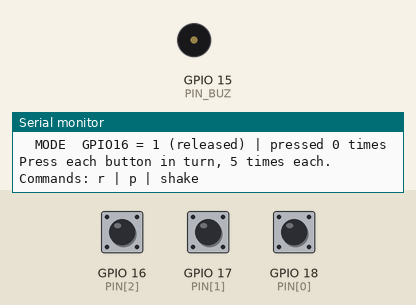
This sketch was run on a simulated ESP32-S3. On the bench: buzzer (waves = sounding, pin HIGH), the last lines printed to the serial monitor. The inputs (shaded band) are chosen by the test bench; at power-on: GPIO 16 (PIN[2]) HIGH, GPIO 17 (PIN[1]) HIGH, GPIO 18 (PIN[0]) HIGH.

Above: at 2.7 s.
2.8 s: GPIO 16 (PIN[2]) pulled LOW for 0.15 s
At 3.6 s:
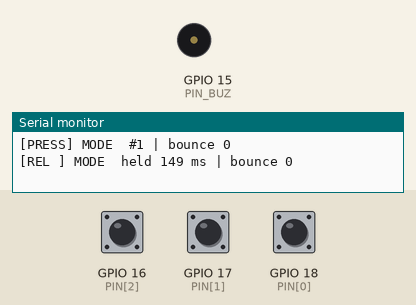
4.4 s: GPIO 17 (PIN[1]) pulled LOW for 0.15 s
At 4.8 s:
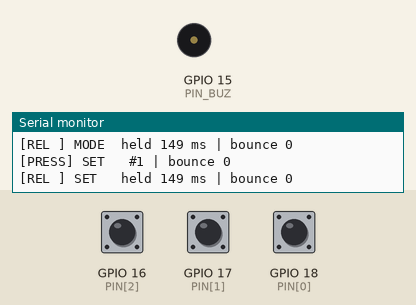
6.0 s: GPIO 18 (PIN[0]) pulled LOW for 0.15 s
At 7.2 s:
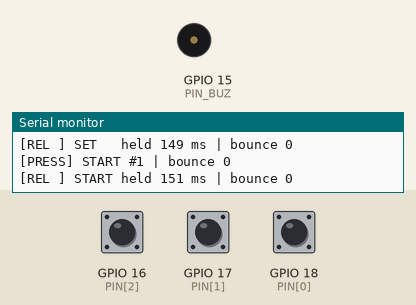
Timing chart, 0 to 9.0 s (numbered marks = the images above; inputs shaded):
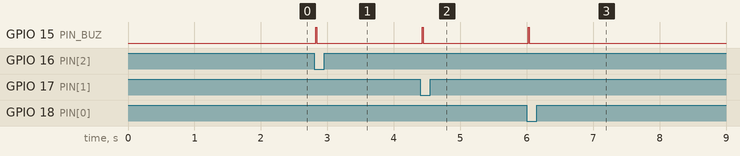

Measured:
- after the input at 2.8 s, GPIO 15 (PIN_BUZ): LOW → HIGH at once, → LOW 0.02 s later
- after the input at 4.4 s, GPIO 15 (PIN_BUZ): LOW → HIGH at once, → LOW 0.02 s later
- after the input at 6.0 s, GPIO 15 (PIN_BUZ): LOW → HIGH at once, → LOW 0.02 s later

The sketch:

Test_Buttons.ino
```cpp
/*
  BUTTON TEST - Line Robot (ESP32-S3)  - tests the 3 buttons only, no motor/I2C needed
  -----------------------------------------------------------------------
  Wiring: one button pin -> GPIO, the other pin (OPPOSITE side / diagonal) -> GND.
       DO NOT connect a button to the V (5V) pin in the middle of the shield's G-V-S header.
  Serial Monitor 115200.

  Every press / release prints:  button name, press count, hold time, bounce count.
  The buzzer beeps once per press (if a buzzer is on pin 15).
  Verdict:
    - One press with "bounce" > 5, or one press giving 2-3 presses -> poor contact / bad solder joint
    - Pressing prints nothing -> broken wire, wrong pin, or the button tied to 5V instead of GND
    - Startup reports "= 0 when not pressed" -> shorted to GND or a solder bridge keeps the button closed
  Serial commands:  r = reset counters | p = print current state | shake = 10 s wire shake test
*/
#include <Arduino.h>

#define PIN_MAP 2   // 2 = new pins v5 | 1 = old pins (breadboard)
#if PIN_MAP == 2
const uint8_t PIN[3] = {18, 17, 16};   // START, SET, MODE
#define PIN_BUZ 15
#else
const uint8_t PIN[3] = {17, 18, 0};
#define PIN_BUZ 47
#endif
const char* NAME[3] = {"START", "SET  ", "MODE "};
const uint32_t DEBOUNCE_MS = 25;

bool stable[3], lastRaw[3];
uint32_t tChange[3], tPress[3];
uint32_t nPress[3], nBounce[3], bounceNow[3];

void printState() {
  for (int i = 0; i < 3; i++)
    Serial.printf("  %s GPIO%-2d = %d (%s) | pressed %lu times\n", NAME[i], PIN[i], digitalRead(PIN[i]),
                  digitalRead(PIN[i]) ? "released" : "PRESSED", (unsigned long)nPress[i]);
}

void beepShort() { digitalWrite(PIN_BUZ, HIGH); delay(15); digitalWrite(PIN_BUZ, LOW); }

// Wire shake: count every level change (unfiltered) for 10 s -> hold the button still, just shake/press the wires and solder joints lightly
void shakeTest() {
  Serial.println("\n== 10 s WIRE SHAKE TEST: DO NOT press buttons, just shake the wires / press on the solder joints ==");
  uint32_t cnt[3] = {0, 0, 0}; bool prev[3];
  for (int i = 0; i < 3; i++) prev[i] = digitalRead(PIN[i]);
  uint32_t t0 = millis();
  while (millis() - t0 < 10000) {
    for (int i = 0; i < 3; i++) { bool v = digitalRead(PIN[i]); if (v != prev[i]) { prev[i] = v; cnt[i]++; } }
  }
  for (int i = 0; i < 3; i++)
    Serial.printf("  %s: %lu level changes %s\n", NAME[i], (unsigned long)cnt[i], cnt[i] ? "<- BAD CONTACT when shaken: resolder this button's wire/joint" : "OK");
}

void setup() {
  Serial.begin(115200);
  pinMode(PIN_BUZ, OUTPUT); digitalWrite(PIN_BUZ, LOW);
  for (int i = 0; i < 3; i++) pinMode(PIN[i], INPUT_PULLUP);
  delay(1500);
  Serial.println("\n=== BUTTON TEST ===");
  for (int i = 0; i < 3; i++) {
    stable[i] = lastRaw[i] = digitalRead(PIN[i]);
    if (!stable[i]) Serial.printf("!! %s (GPIO%d) = 0 when NOT pressed -> shorted to GND / solder bridge, always closed\n", NAME[i], PIN[i]);
  }
  printState();
  Serial.println("Press each button in turn, 5 times each. Commands: r | p | shake");
}

void loop() {
  uint32_t now = millis();
  for (int i = 0; i < 3; i++) {
    bool raw = digitalRead(PIN[i]);
    if (raw != lastRaw[i]) { lastRaw[i] = raw; tChange[i] = now; bounceNow[i]++; }
    if (raw != stable[i] && now - tChange[i] >= DEBOUNCE_MS) {
      stable[i] = raw;
      uint32_t b = bounceNow[i] > 1 ? bounceNow[i] - 1 : 0;
      nBounce[i] += b; bounceNow[i] = 0;
      if (!raw) {
        nPress[i]++; tPress[i] = now; beepShort();
        Serial.printf("[PRESS] %s #%lu | bounce %lu%s\n", NAME[i], (unsigned long)nPress[i], (unsigned long)b,
                      b > 5 ? "  <- heavy bounce: poor contact" : "");
      } else {
        uint32_t held = now - tPress[i];
        Serial.printf("[REL ] %s held %lu ms | bounce %lu%s\n", NAME[i], (unsigned long)held, (unsigned long)b,
                      held < 40 ? "  <- too short: may be noise/bad contact, not a real press" : "");
      }
    }
  }
  if (Serial.available()) {
    String s = Serial.readStringUntil('\n'); s.trim();
    if (s == "r") { for (int i = 0; i < 3; i++) nPress[i] = nBounce[i] = 0; Serial.println("Counters reset"); }
    else if (s == "p") printState();
    else if (s == "shake") shakeTest();
  }
}
```
